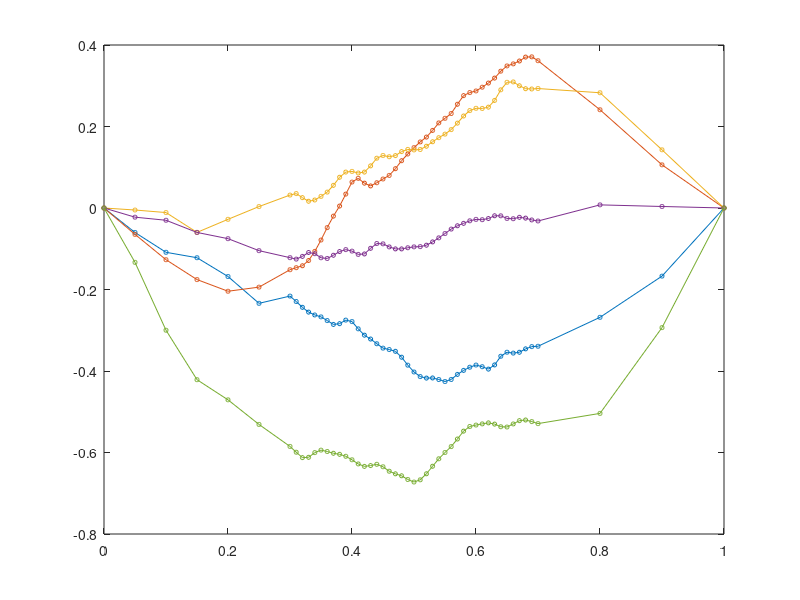

The MATLAB script that drew this image: (Note: this script raises an error after producing the figure.)
% Elizabeth Qian (elizqian@mit.edu) 11 July 2019
% -----------------------------------------------------------------------
% Based on operator inference problem for 1D heat equation described in:
%   Peherstorfer, B. and Willcox, K., "Data-driven operator inference for
%   non-intrusive projection-based model reduction." Computer Methods in
%   Applied Mechanics and Engineering, 306:196-215, 2016.
%
% See also:
%   Qian, E., Kramer, B., Marques, A. and Willcox, K., "Transform & Learn:
%   A data-driven approach to nonlinear model reduction." In AIAA Aviation 
%   2019 Forum, June 17-21, Dallas, TX.

clear; close all

rng(13)

% set up non-uniform grid
dx1 = 0.05;
dx2 = 0.01;
dx3 = 0.1;
x = [0:dx1:0.3, 0.3+dx2:dx2:0.7, 0.8:dx3:1]';

% weights using trapezoid integration rule
w = zeros(size(x));
w(1:end-1) = w(1:end-1) + (x(2:end)-x(1:end-1))/2;
w(2:end) = w(2:end) + (x(2:end)-x(1:end-1))/2;
W = diag(w);

%% draw initial conditions from Gaussian random field
% set up Gaussian random field
s = 3/2;
lmax = 60;
l = 1:lmax;
a = (1./(l*pi)).^s;
X = sin(pi*l.*x).*a;    % this is a sin basis multiplied by decaying weights

num_draws = 1000;    
num_train = 500;
xi = randn(lmax,num_draws);
S0 = sqrt(2)*X*xi;              % to sample from GRF, multiply basis by random normals

%%
figure(1);
plot(x,S0(:,1:5),'-o','MarkerSize',3)
ax = gca;
ax.FontSize = 16; 
xlabel('$x$','interpreter','latex','fontsize',20)
title('Gaussian RF initial states','interpreter','latex','fontsize',20)

figure(2);
plot(x,sqrt(2)*sin(l(1:5)*pi.*x),'MarkerSize',3)
ax = gca;
ax.FontSize = 16; 
ylim([-2 2])
xlabel('$x$','interpreter','latex','fontsize',20)
title('Analytical principal components','interpreter','latex','fontsize',20)

%% evolve for timestep data
S = [];
Sdot = [];
for i = 1:num_draws
    [s, sdot] = timestep(S0(:,i),x);
    S = [S, s];
    Sdot = [Sdot, sdot];
end

r_vals = 1:10;
err = zeros(length(r_vals),4);
derr = zeros(length(r_vals),4);

%% unweighted POD
[U,Sig,V] = svd(S(:,1:num_train*10));
for rr = r_vals
    % get POD basis, project data
    r = r_vals(rr);
    Ur = U(:,1:r);
    Shat = Ur'*S(:,1:num_train*10);
    Shatdot = Ur'*Sdot(:,1:num_train*10);
    
    % LS op inf problem
    D = Shat';
    R = Shatdot';
    Ahat = (D\R)';
    
    ShatOI = [];
    for i = 1:num_draws
        s = timestepA(Ur'*S0(:,i),Ahat);
        ShatOI = [ShatOI, s];
    end
    SOI = Ur*ShatOI;
    
    err(rr,1) = mre(SOI(:,1:num_train*10),S(:,1:num_train*10),W);
    derr(rr,1) = mre(SOI(:,1:num_train*10),S(:,1:num_train*10));
    err(rr,2) = mre(SOI(:,num_train*10+1:end),S(:,num_train*10+1:end),W);
    derr(rr,2) = mre(SOI(:,num_train*10+1:end),S(:,num_train*10+1:end));
end

%% weighted POD
[Util,Sigtil,Vtil] = svd(W^0.5*S(:,1:num_train*10));
[boo,foo] = eig(S*S'*W);
UW = W^-0.5*Util;

for rr = r_vals
    % get POD basis, project data
    r = r_vals(rr);
    Ur = UW(:,1:r);
    Shat = Ur'*W*S(:,1:num_train*10);
    Shatdot = Ur'*W*Sdot(:,1:num_train*10);
    
    % LS op inf problem
    D = Shat';
    R = Shatdot';
    Ahat = (D\R)';
    
    ShatOI = [];
    for i = 1:num_draws
        s = timestepA(Ur'*W*S0(:,i),Ahat);
        ShatOI = [ShatOI, s];
    end
    SOI = Ur*ShatOI;
    
    err(rr,3) = mre(SOI(:,1:num_train*10),S(:,1:num_train*10),W);
    derr(rr,3) = mre(SOI(:,1:num_train*10),S(:,1:num_train*10));
    err(rr,4) = mre(SOI(:,num_train*10+1:end),S(:,num_train*10+1:end),W);
    derr(rr,4) = mre(SOI(:,num_train*10+1:end),S(:,num_train*10+1:end));
end
%%
figure(3);
plot(x,U(:,1:5).*(U(2,1:5)>0) - U(:,1:5).*(U(2,1:5)<0)) %this is to plot everything with a sign convention that matches the sin functions
ax = gca;
ax.FontSize = 16; 
xlabel('$x$','interpreter','latex','fontsize',20)
title('Euclidean POD modes','interpreter','latex','FontSize',20)


figure(4);
plot(x,UW(:,1:5).*(UW(2,1:5)>0) - UW(:,1:5).*(UW(2,1:5)<0))
ax = gca;
ax.FontSize = 16; 
xlabel('$x$','interpreter','latex','fontsize',20)
title('$L^2([0,1])$ POD modes','interpreter','latex','fontsize',20)

%%
figure(5); clf
semilogy(r_vals,err(:,1),'k:'); hold on
semilogy(r_vals,err(:,3))
ax = gca;
ax.FontSize = 16; 
grid on
xlabel('POD basis size $r$','interpreter','latex','fontsize',20)
ylabel('Mean relative error','interpreter','latex','fontsize',20)
ylim([3e-3 1])
legend({'Euclidean','$L^2([0,1])$'},'interpreter','latex','fontsize',18); legend boxoff
title('$L^2([0,1])$-norm training error','interpreter','latex','fontsize',20)


figure(51); clf
semilogy(r_vals,err(:,2),'k:'); hold on
semilogy(r_vals,err(:,4))
ax = gca;
ax.FontSize = 16; 
grid on
ylim([3e-3 1])
xlabel('POD basis size $r$','interpreter','latex','fontsize',20)
ylabel('Mean relative error','interpreter','latex','fontsize',20)
legend({'Euclidean','$L^2([0,1])$'},'interpreter','latex','fontsize',18); legend boxoff
title('$L^2([0,1])$-norm test error','interpreter','latex','fontsize',20)

%%
figure(6); clf
semilogy(r_vals,derr(:,1),'k:'); hold on
semilogy(r_vals,derr(:,3))
ax = gca;
ax.FontSize = 16; 
xlabel('POD basis size $r$','interpreter','latex','fontsize',16)
ylabel('Mean relative error','interpreter','latex','fontsize',16)
legend({'Euclidean','$L^2([0,1])$'},'interpreter','latex','fontsize',14); legend boxoff
title('Training error in Euclidean norm','interpreter','latex','fontsize',18)

figure(61); clf
semilogy(r_vals,derr(:,2),'k:'); hold on
semilogy(r_vals,derr(:,4))
ax = gca;
ax.FontSize = 16; 
xlabel('POD basis size $r$','interpreter','latex','fontsize',16)
ylabel('Mean relative error','interpreter','latex','fontsize',16)
legend({'Euclidean','$L^2([0,1])$'},'interpreter','latex','fontsize',14); legend boxoff
title('Test error in Euclidean norm','interpreter','latex','fontsize',18)

function out = mre(S,S_ref,W)
    if nargin == 2
        out = mean(colnorm(S-S_ref)./colnorm(S_ref) );
    else
        out = mean(colnorm(S-S_ref,W)./colnorm(S_ref,W));
    end
end

function nm = colnorm(S,W)
    if nargin == 1
        nm = sqrt(sum(S.^2));
    else
        nm = sqrt(sum((W^0.5*S).^2));
    end
end

function [s, sdot] = timestep(u,x)
dt = 1e-4;
s = [];
sdot = [];
for i = 1:100
    dx = x(2:end)-x(1:end-1);
    ux = (u(2:end) - u(1:end-1))./dx;
    udot = [0; (ux(2:end)-ux(1:end-1))./(x(3:end)-x(1:end-2)); 0];
    if mod(i,10)==0
        s = [s,u];
        sdot = [sdot, udot];
    end
    u = u + dt*udot;
end
end

function s = timestepA(u,A)
dt = 1e-4;
s = [];
for i = 1:100
    if mod(i,10) == 0
        s = [s,u];
    end
    u = u + dt*A*u;
end
end
